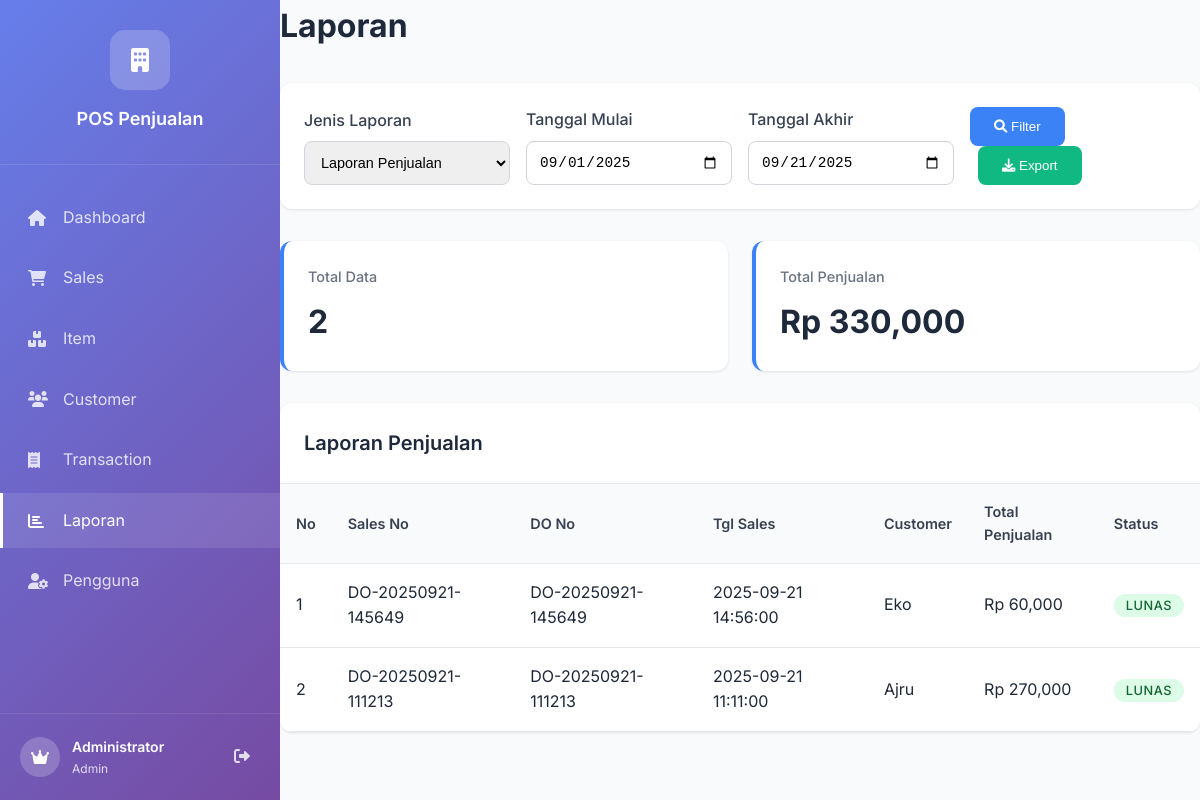
Screenshot of /pointofsales/reports.php (signed in) with the database file from the repository.
### tables this page shows
CREATE TABLE `sales` (
  `id_sales` bigint(20) UNSIGNED NOT NULL,
  `tgl_sales` datetime NOT NULL,
  `id_customer` int(10) UNSIGNED DEFAULT NULL,
  `do_number` varchar(50) DEFAULT NULL,
  `status` enum('DRAFT','FINAL','CANCELED') DEFAULT 'DRAFT'
);

CREATE TABLE `customer` (
  `id_customer` int(10) UNSIGNED NOT NULL,
  `nama_customer` varchar(150) NOT NULL,
  `alamat` text DEFAULT NULL,
  `telp` varchar(50) DEFAULT NULL,
  `fax` varchar(50) DEFAULT NULL,
  `email` varchar(150) DEFAULT NULL
);

### pointofsales/includes/access_control.php (called while the page is built, shortened)
<?php
function hasAccess($requiredLevel) {
    $userLevel = (int)$_SESSION['level'];
    return $userLevel >= $requiredLevel;
}
function getUserRoleIcon() {
    $level = (int)$_SESSION['level'];
    switch ($level) {
        case ACCESS_ADMIN:
            return 'fas fa-crown';
    }
}
function getAccessiblePages() {
    $allPages = [
        'dashboard.php' => ['name' => 'Dashboard', 'icon' => 'fas fa-home', 'level' => ACCESS_KASIR],
        'sales.php' => ['name' => 'Sales', 'icon' => 'fas fa-shopping-cart', 'level' => ACCESS_KASIR],
        'items.php' => ['name' => 'Item', 'icon' => 'fas fa-boxes', 'level' => ACCESS_KASIR],
        'customers.php' => ['name' => 'Customer', 'icon' => 'fas fa-users', 'level' => ACCESS_KASIR],
        'transactions.php' => ['name' => 'Transaction', 'icon' => 'fas fa-receipt', 'level' => ACCESS_KASIR],
        'reports.php' => ['name' => 'Laporan', 'icon' => 'fas fa-chart-bar', 'level' => ACCESS_MANAGER],
        'users.php' => ['name' => 'Pengguna', 'icon' => 'fas fa-user-cog', 'level' => ACCESS_ADMIN],
    ];
    $accessiblePages = [];
    foreach ($allPages as $page => $info) {
        if (hasAccess($info['level'])) {
            $accessiblePages[$page] = $info;
        }
    }
    return $accessiblePages;
}
?>

### pointofsales/classes/Sales.php (called while the page is built, shortened)
<?php
class Sales {
    private $pdo;
    public function __construct($database) {
        $this->pdo = $database;
    }
    public function getSalesReport($start_date, $end_date) {
        try {
            $stmt = $this->pdo->prepare("
                SELECT s.*, c.nama_customer,
                       COALESCE(SUM(t.amount), 0) as total_sales
                FROM sales s
                LEFT JOIN customer c ON s.id_customer = c.id_customer
                LEFT JOIN transaction t ON s.id_sales = t.id_sales
                WHERE DATE(s.tgl_sales) BETWEEN ? AND ?
                GROUP BY s.id_sales
                ORDER BY s.tgl_sales DESC
            ");
            $stmt->execute([$start_date, $end_date]);
            return $stmt->fetchAll(PDO::FETCH_ASSOC);
        } catch (PDOException $e) {
            error_log("Error getting sales report: " . $e->getMessage());
            return [];
        }
    }
}
?>

### pointofsales/reports.php (the view, shortened to what this page needs)
<?php
require_once 'classes/Sales.php';
require_once 'includes/access_control.php';
$user = [
    'id' => $_SESSION['user_id'],
    'nama_user' => $_SESSION['full_name'] ?? $_SESSION['username'] ?? 'User',
    'level' => $_SESSION['level'],
    'role_name' => $_SESSION['level'] == 1 ? 'Petugas' : ($_SESSION['level'] == 2 ? 'Manager' : 'Admin')
];
try {
    $pdo = new PDO("mysql:host=" . DB_HOST . ";dbname=" . DB_NAME, DB_USER, DB_PASS);
    $pdo->setAttribute(PDO::ATTR_ERRMODE, PDO::ERRMODE_EXCEPTION);
} catch (PDOException $e) {
    die("Database connection failed: " . $e->getMessage());
}
$sales = new Sales($pdo);
$report_type = $_GET['type'] ?? 'sales';
$start_date = $_GET['start_date'] ?? date('Y-m-01');
$end_date = $_GET['end_date'] ?? date('Y-m-d');
$report_data = [];
$total_data = 0;
switch ($report_type) {
    case 'sales':
        $report_data = $sales->getSalesReport($start_date, $end_date);
        $total_data = count($report_data);
        break;
}
?>
<!DOCTYPE html>
<html lang="id">
<head>
    <link rel="stylesheet" href="assets/css/dashboard.css">
    <link href="https://cdnjs.cloudflare.com/ajax/libs/font-awesome/6.0.0/css/all.min.css" rel="stylesheet">
</head>
<body>
    <div class="dashboard-container">
        <nav class="sidebar">
            <div class="sidebar-header">
                <div class="logo">
                    <i class="fas fa-building"></i>
                </div>
                <h2>POS Penjualan</h2>
            </div>
            <ul class="sidebar-menu">
                <?php
                $accessiblePages = getAccessiblePages();
                foreach ($accessiblePages as $page => $info):
                ?>
                <li <?php echo ($page === 'reports.php') ? 'class="active"' : ''; ?>>
                    <a href="<?php echo $page; ?>">
                        <i class="<?php echo $info['icon']; ?>"></i>
                        <span><?php echo $info['name']; ?></span>
                    </a>
                </li>
                <?php endforeach; ?>
            </ul>
            <div class="sidebar-footer">
                <div class="user-info">
                    <div class="user-avatar">
                        <i class="<?php echo getUserRoleIcon(); ?>"></i>
                    </div>
                    <div class="user-details">
                        <span class="user-name"><?php echo htmlspecialchars($user['nama_user']); ?></span>
                        <span class="user-role"><?php echo ucfirst($user['role_name']); ?></span>
                    </div>
                </div>
                <a href="logout.php" class="logout-btn">
                    <i class="fas fa-sign-out-alt"></i>
                </a>
            </div>
        </nav>
        <main class="main-content">
            <div class="page-header">
                <h1 class="page-title">Laporan</h1>
            </div>
            <div class="report-filters">
                <form method="GET" class="filter-row">
                    <div class="filter-group">
                        <label for="type">Jenis Laporan</label>
                        <select name="type" id="type">
                            <option value="sales" <?php echo $report_type == 'sales' ? 'selected' : ''; ?>>Laporan Penjualan</option>
                        </select>
                    </div>
                    <?php if (in_array($report_type, ['sales', 'transaction'])): ?>
                    <div class="filter-group">
                        <label for="start_date">Tanggal Mulai</label>
                        <input type="date" name="start_date" id="start_date" value="<?php echo $start_date; ?>">
                    </div>
                    <div class="filter-group">
                        <label for="end_date">Tanggal Akhir</label>
                        <input type="date" name="end_date" id="end_date" value="<?php echo $end_date; ?>">
                    </div>
                    <?php endif; ?>
                    <div class="filter-group">
                        <button type="submit" class="btn-filter">
                            <i class="fas fa-search"></i> Filter
                        </button>
                        <button type="button" class="btn-export" onclick="exportReport()">
                            <i class="fas fa-download"></i> Export
                        </button>
                    </div>
                </form>
            </div>
            <div class="report-summary">
                <div class="summary-card">
                    <h3>Total Data</h3>
                    <p class="value"><?php echo number_format($total_data); ?></p>
                </div>
                <?php if ($report_type == 'sales'): ?>
                <div class="summary-card">
                    <h3>Total Penjualan</h3>
                    <p class="value">Rp <?php echo number_format(array_sum(array_column($report_data, 'total_sales'))); ?></p>
                </div>
                <?php endif; ?>
            </div>
            <div class="report-table">
                <div class="table-header">
                    <h2 class="table-title">
                        <?php
                        $titles = [
                            'sales' => 'Laporan Penjualan',
                            'customer' => 'Laporan Customer',
                            'stock' => 'Laporan Stok',
                            'transaction' => 'Laporan Transaksi'
                        ];
                        echo $titles[$report_type];
                        ?>
                    </h2>
                </div>
                <div class="table-container">
                    <?php if (empty($report_data)): ?>
                    <div class="no-data">
                        <i class="fas fa-chart-bar"></i>
                        <h3>Tidak ada data</h3>
                        <p>Belum ada data untuk laporan yang dipilih.</p>
                    </div>
                    <?php else: ?>
                    <table>
                        <thead>
                            <?php if ($report_type == 'sales'): ?>
                            <tr>
                                <th>No</th>
                                <th>Sales No</th>
                                <th>DO No</th>
                                <th>Tgl Sales</th>
                                <th>Customer</th>
                                <th>Total Penjualan</th>
                                <th>Status</th>
                            </tr>
                            <?php endif; ?>
                        </thead>
                        <tbody>
                            <?php foreach ($report_data as $index => $row): ?>
                            <tr>
                                <td><?php echo $index + 1; ?></td>
                                <?php if ($report_type == 'sales'): ?>
                                <td><?php echo htmlspecialchars($row['do_number']); ?></td>
                                <td><?php echo htmlspecialchars($row['do_number']); ?></td>
                                <td><?php echo date('Y-m-d H:i:s', strtotime($row['tgl_sales'])); ?></td>
                                <td><?php echo htmlspecialchars($row['nama_customer']); ?></td>
                                <td>Rp <?php echo number_format($row['total_sales']); ?></td>
                                <td>
                                    <span class="status-badge <?php echo $row['status'] == 'FINAL' ? 'status-active' : 'status-inactive'; ?>">
                                        <?php echo $row['status'] == 'FINAL' ? 'Lunas' : 'Belum Lunas'; ?>
                                    </span>
                                </td>
                                <?php endif; ?>
                            </tr>
                            <?php endforeach; ?>
                        </tbody>
                    </table>
                    <?php endif; ?>
                </div>
            </div>
        </main>
    </div>
</body>
</html>

### pointofsales/assets/css/dashboard.css (style rules this page uses)
* { margin: 0; padding: 0; box-sizing: border-box; }
body { font-family: 'Inter', -apple-system, BlinkMacSystemFont, 'Segoe UI', Roboto, sans-serif; background: #f8fafc; color: #2d3748; line-height: 1.6; }
.dashboard-container { display: flex; min-height: 100vh; }
.sidebar { width: 280px; background: linear-gradient(135deg, #667eea 0%, #764ba2 100%); color: white; position: fixed; height: 100vh; overflow-y: auto; z-index: 1000; }
.sidebar-header { padding: 30px 20px; text-align: center; border-bottom: 1px solid rgba(255, 255, 255, 0.1); }
.sidebar-header .logo { width: 60px; height: 60px; background: rgba(255, 255, 255, 0.2); border-radius: 15px; display: flex; align-items: center; justify-content: center; margin: 0 auto 15px; font-size: 24px; }
.sidebar-header h2 { font-size: 18px; font-weight: 600; margin: 0; }
.sidebar-menu { list-style: none; padding: 20px 0; }
.sidebar-menu li { margin: 5px 0; }
.sidebar-menu a { display: flex; align-items: center; padding: 15px 25px; color: rgba(255, 255, 255, 0.8); text-decoration: none; transition: all 0.3s ease; border-left: 3px solid transparent; }
.sidebar-menu a:hover, .sidebar-menu li.active a { background: rgba(255, 255, 255, 0.1); color: white; border-left-color: white; }
.sidebar-menu a i { width: 20px; margin-right: 15px; font-size: 16px; }
.sidebar-footer { position: absolute; bottom: 0; left: 0; right: 0; padding: 20px; border-top: 1px solid rgba(255, 255, 255, 0.1); display: flex; align-items: center; justify-content: space-between; }
.user-info { display: flex; align-items: center; flex: 1; }
.user-avatar { width: 40px; height: 40px; background: rgba(255, 255, 255, 0.2); border-radius: 50%; display: flex; align-items: center; justify-content: center; margin-right: 12px; }
.user-details { display: flex; flex-direction: column; }
.user-name { font-weight: 600; font-size: 14px; }
.user-role { font-size: 12px; opacity: 0.8; }
.logout-btn { color: rgba(255, 255, 255, 0.8); padding: 10px; border-radius: 8px; transition: all 0.3s ease; }
.main-content { flex: 1; margin-left: 280px; padding: 0; }
.table-container { overflow-x: auto; }
.status-badge { padding: 6px 12px; border-radius: 20px; font-size: 12px; font-weight: 600; text-transform: uppercase; letter-spacing: 0.5px; }

### rows the page displays
sales: do_number "DO-20250921-145649", tgl_sales "2025-09-21 14:56:00", id_customer.nama_customer "Eko", total_sales "60,000", status "LUNAS"
sales: do_number "DO-20250921-111213", tgl_sales "2025-09-21 11:11:00", id_customer.nama_customer "Ajru", total_sales "270,000", status "LUNAS"

### other values shown
$info['name'] "Dashboard"
$info['name'] "Sales"
$info['name'] "Item"
$info['name'] "Customer"
$info['name'] "Transaction"
$info['name'] "Laporan"
$info['name'] "Pengguna"
$user['nama_user'] "Administrator"
$user['role_name'] "Admin"
$total_data "2"
array_sum(array_column($report_data, 'total_sales')) "330,000"
$titles[$report_type] "Laporan Penjualan"
